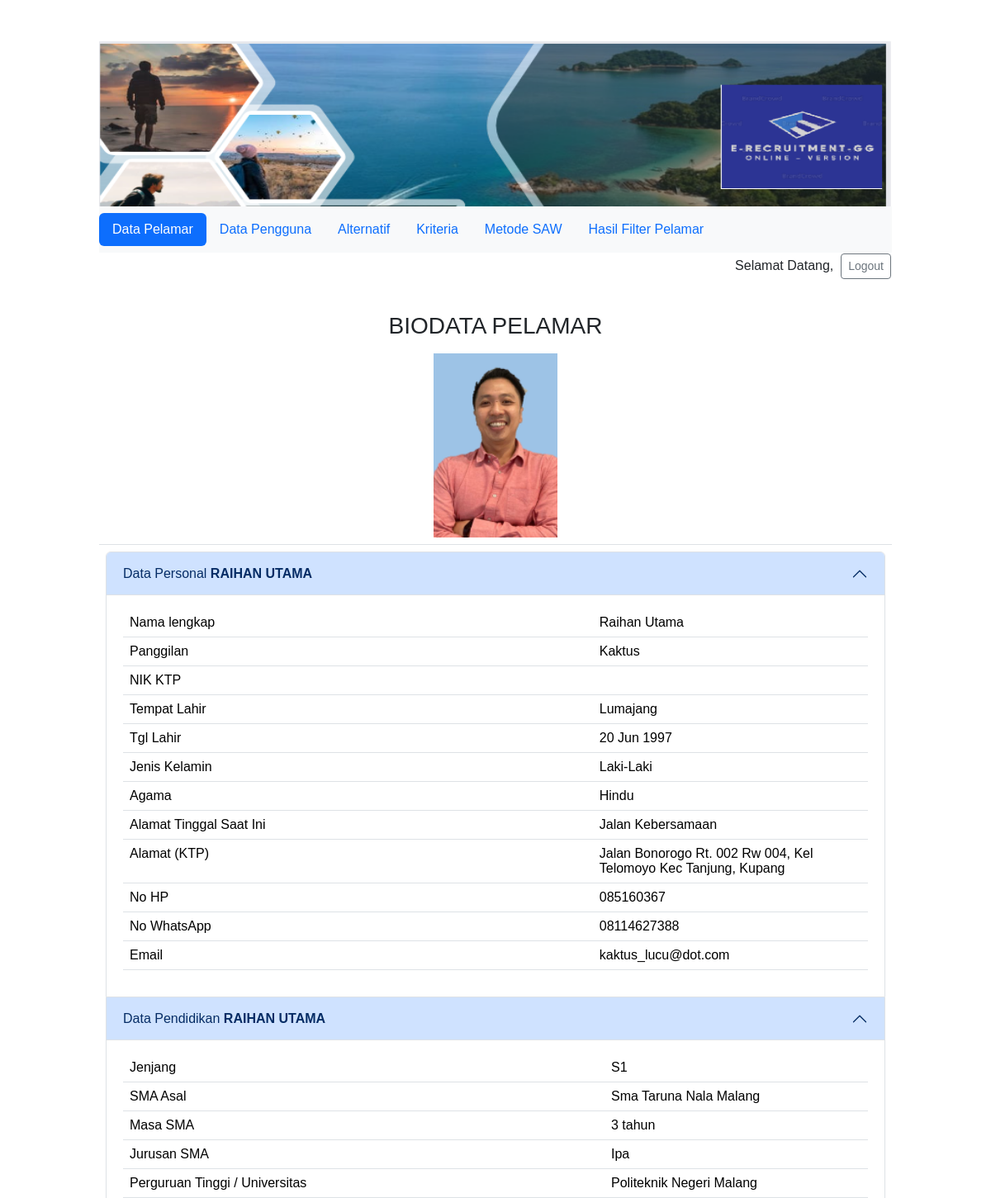
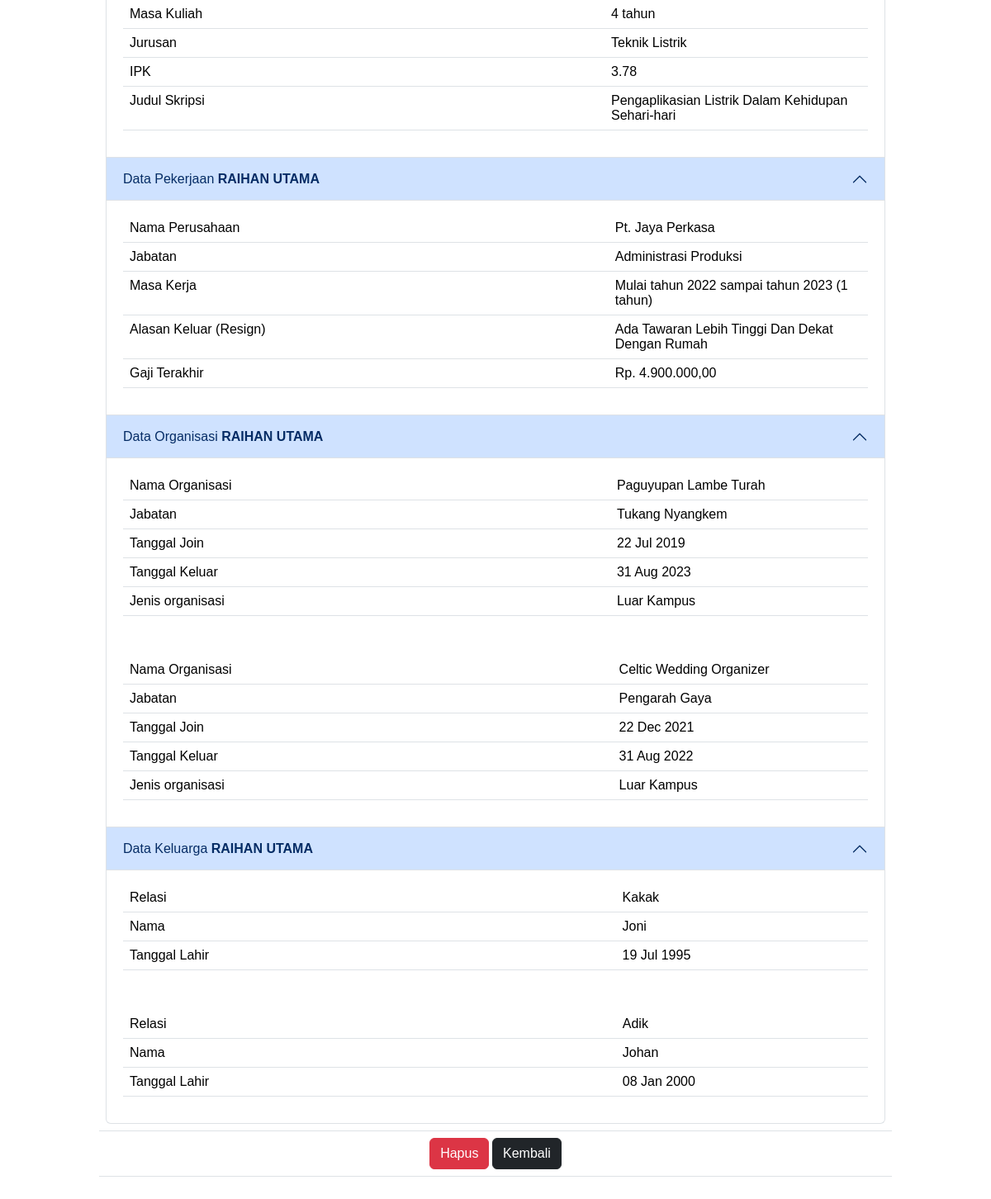
/admin/details_admin.php?id=2, run on the app's committed database (2 pictures, top to bottom).
### tables this page shows
CREATE TABLE `tb_pendidikan` (
  `id_pelamar` int(11) NOT NULL,
  `id_pendidikan` int(11) NOT NULL,
  `sma` varchar(100) NOT NULL,
  `awal_sma` year(4) NOT NULL,
  `lulus_sma` year(4) NOT NULL,
  `jurusan_sma` varchar(6) NOT NULL,
  `jenjang_pendidikan` varchar(5) NOT NULL,
  `universitas` varchar(100) NOT NULL,
  `awal_kuliah` year(4) NOT NULL,
  `lulus_kuliah` year(4) NOT NULL,
  `jurusan_kuliah` varchar(250) NOT NULL,
  `ipk` varchar(4) NOT NULL,
  `judul_skripsi` varchar(250) NOT NULL
);

CREATE TABLE `tb_pelamar` (
  `id_pelamar` int(11) NOT NULL,
  `nama` varchar(200) NOT NULL,
  `panggilan` varchar(200) NOT NULL,
  `templahir` varchar(100) NOT NULL,
  `tgllahir` date NOT NULL,
  `jenis_kelamin` varchar(1) NOT NULL,
  `agama` varchar(9) NOT NULL,
  `alamat_tinggal` varchar(150) NOT NULL,
  `alamat_ktp` varchar(150) NOT NULL,
  `hp` varchar(13) NOT NULL,
  `wa` varchar(13) NOT NULL,
  `email` varchar(100) NOT NULL,
  `foto` varchar(100) NOT NULL
);

CREATE TABLE `tb_pekerjaan` (
  `id_pelamar` int(11) NOT NULL,
  `id_pekerjaan` int(11) NOT NULL,
  `nama_perusahaan` varchar(100) NOT NULL,
  `jabatan` varchar(100) NOT NULL,
  `tahun_masuk` year(4) NOT NULL,
  `tahun_keluar` year(4) NOT NULL,
  `gaji_terakhir` varchar(10) NOT NULL,
  `alasan_keluar` varchar(100) NOT NULL
);

CREATE TABLE `tb_organisasi` (
  `id_pelamar` int(11) NOT NULL,
  `id_organisasi` int(11) NOT NULL,
  `nama_organisasi` varchar(250) NOT NULL,
  `jabatan` varchar(250) NOT NULL,
  `tanggal_masuk` date NOT NULL COMMENT 'tanggal menjabat di organisasi',
  `tanggal_keluar` date NOT NULL COMMENT 'tanggal akhir menjabat di organisasi',
  `jenis_organisasi` varchar(15) NOT NULL COMMENT 'luar kampus / dalam kampus'
);

CREATE TABLE `tb_keluarga` (
  `id_pelamar` int(11) NOT NULL,
  `id_keluarga` int(11) NOT NULL,
  `nama` varchar(200) NOT NULL,
  `relasi` varchar(10) NOT NULL,
  `tanggal_lahir` date DEFAULT NULL
);

### admin/details_admin.php (the view, shortened to what the rows shown need)
<?php
include_once("../koneksi.php");
$id = $_GET['id'];
$query="SELECT * FROM tb_pelamar L, tb_pendidikan P WHERE L.id_pelamar = '$id' AND P.id_pelamar = '$id' GROUP BY P.id_pelamar";
$hasil=mysqli_query($conn,$query);
$querykel="SELECT * FROM tb_keluarga WHERE id_pelamar = '$id' ORDER BY id_keluarga ASC";
$hasilkel=mysqli_query($conn,$querykel);
$queryorg="SELECT * FROM tb_organisasi WHERE id_pelamar = '$id' ORDER BY id_organisasi ASC";
$hasilorg=mysqli_query($conn,$queryorg);
$queryker="SELECT * FROM tb_pekerjaan WHERE id_pelamar = '$id' ORDER BY id_pekerjaan ASC";
$hasilker=mysqli_query($conn,$queryker);
?>
<html>
  <head>
    <link href="../css/bootstrap.min.css" rel="stylesheet">
  </head>
  <body>
    <div class="wrap">
<br><br><br>
<table border = "0" style = "font-size:small;" width = "950px" align="center" class="table">
    <?php
        while($data=mysqli_fetch_array($hasil)) {
    ?>
    <tr>
    	<td align ="center" colspan = "2"><img src="../img/<?php echo $data['foto'];?>" width="150"></td>
    </tr>
<tr>
    <td style="width: 874px">
    <div class="accordion" id="accordionExample">
        <div class="accordion-item" align="center">
            <h2 class="accordion-header">
            <button class="accordion-button" type="button" data-bs-toggle="collapse" data-bs-target="#collapseOne" aria-expanded="true" aria-controls="collapseOne" style="left: 0px; top: 0px; width: 100%">Data Personal&nbsp;<strong><?=strtoupper($data['nama'])?></strong></button></h2>
            <div id="collapseOne" class="accordion-collapse collapse show" data-bs-parent="#accordionExample">
                <div class="accordion-body">
                    <table border="0" width="100%" class="table">
                    <tr>
                        <td style="width: 874px">Nama lengkap </td>
                        <td style="width: 435px"><?php echo ucwords(strtolower($data['nama']));?> </td>
                    </tr>
                    <tr>
                          <td style="width: 874px">Panggilan</td>
                          <td style="width: 435px"><?php echo ucwords(strtolower($data['panggilan']));?></td>
                    </tr>
                    <tr>
                          <td style="width: 874px">NIK KTP</td>
                          <td style="width: 435px"><?=$data['nik_ktp']?></td>
                    </tr>
                     <tr>
					     <td style="width: 874px">Tempat Lahir</td>
					     <td style="width: 435px"><?php echo ucwords(strtolower($data['templahir']));?></td>
				    </tr>
				    <tr>
				        <td style="width: 874px">Tgl Lahir</td>
				        <td style="width: 435px"><?php echo date("d M Y", strtotime($data['tgllahir']));?></td>
				    </tr>
                    <tr>
                        <td style="width: 874px">Jenis Kelamin</td>
                        <td style="width: 435px"><?php if ($data['jenis_kelamin'] == "l") {echo "Laki-Laki";}else { echo "Perempuan";}?></td>
                    </tr>
                    <tr>
                        <td style="width: 874px">Agama</td>
                        <td style="width: 435px"><?php echo ucwords(strtolower($data['agama']));?></td>
                    </tr>
				    <tr>
				        <td style="width: 874px">Alamat Tinggal Saat Ini</td>
				        <td style="width: 435px"><?php echo ucwords(strtolower($data['alamat_tinggal']));?></td>
				    </tr>
				    <tr>
				        <td style="width: 874px">Alamat (KTP)</td>
				        <td style="width: 435px"><?php echo ucwords(strtolower($data['alamat_ktp']));?></td>
				    </tr>
				    <tr>
				        <td style="width: 874px">No HP</td>
				        <td style="width: 435px"><?php echo ucwords(strtolower($data['hp']));?></td>
				    </tr>
				    <tr>
				        <td style="width: 874px">No WhatsApp</td>
				        <td style="width: 435px"><?php echo ucwords(strtolower($data['wa']));?></td>
				    </tr>
				    <tr>
				        <td style="width: 874px">Email</td>
				         <td style="width: 435px"><?php echo $data['email'];?></td>
				    </tr>
                </table>
                </div>
            </div>
        </div>
        <div class="accordion-item" align="center">
            <h2 class="accordion-header">
            <button class="accordion-button" type="button" data-bs-toggle="collapse" data-bs-target="#collapseTwo" aria-expanded="false" aria-controls="collapseTwo">Data Pendidikan&nbsp;<strong><?=strtoupper($data['nama'])?></strong></button></h2>
            <div id="collapseTwo" class="accordion-collapse collapse show" data-bs-parent="#accordionExample">
                <div class="accordion-body">
                    <table border="0" width="100%" class="table">
                    <tr>
				        <td style="width: 874px">Jenjang</td>
				        <td style="width: 435px"><?php echo ucwords(strtolower($data['jenjang_pendidikan']));?></td>
				    </tr>
                    <tr>
                        <td style="width: 874px">SMA Asal</td>
                        <td style="width: 435px"><?php echo ucwords(strtolower($data['sma']));?></td>
                    </tr>
                    <tr>
                        <td style="width: 874px">Masa SMA</td>
                        <td style="width: 435px"><?php echo $data['lulus_sma']-$data['awal_sma']." tahun";?></td>
                    </tr>
                    <tr>
                        <td style="width: 874px">Jurusan SMA</td>
                        <td style="width: 435px"><?php echo ucwords(strtolower($data['jurusan_sma']));?></td>
                    </tr>
				    <tr>
				        <td style="width: 874px">Perguruan Tinggi / Universitas</td>
				         <td style="width: 435px"><?php echo ucwords(strtolower($data['universitas']));?></td>
				    </tr>
                        <tr>
                        <td style="width: 874px">Masa Kuliah</td>
                        <td style="width: 435px"><?php echo $data['lulus_kuliah']-$data['awal_kuliah']." tahun";?></td>
                    </tr>
				    <tr>
				        <td style="width: 874px">Jurusan</td>
				        <td style="width: 435px"><?php echo ucwords(strtolower($data['jurusan_kuliah']));?></td>
				    </tr>
				    <tr>
				        <td style="width: 874px">IPK</td>
				     	<td style="width: 435px"><?php echo $data['ipk'];?></td>
				    </tr>
				    <tr>
				        <td style="width: 874px">Judul Skripsi</td>
				     	<td style="width: 435px"><?php echo ucwords(strtolower($data['judul_skripsi']));?></td>
				    </tr>
                    </table>
                </div>
            </div>
        </div>
        <div class="accordion-item" align="center">
            <h2 class="accordion-header">
            <button class="accordion-button" type="button" data-bs-toggle="collapse" data-bs-target="#collapseThree" aria-expanded="false" aria-controls="collapseThree">Data Pekerjaan&nbsp;<strong><?=strtoupper($data['nama'])?></strong></button></h2>
            <?php
            if (!mysqli_num_rows($hasilker)) {?>
                <div id="collapseThree" class="accordion-collapse collapse show" data-bs-parent="#accordionExample">
                <div class="accordion-body">
                    <table border="0" width="100%" class="table">
                    <tr>
                        <td colspan = "2">Tidak Ada Data Pekerjaan</td>
                    </tr>
                </table>
                </div>
                </div>
            <?php
            }
            else
            {
                while($dataker=mysqli_fetch_array($hasilker))
                {
            ?>
            <div id="collapseThree" class="accordion-collapse collapse show" data-bs-parent="#accordionExample">
                <div class="accordion-body">
                    <table border="0" width="100%" class="table">
                    <tr>
                        <td style="width: 874px">Nama Perusahaan</td>
                        <td style="width: 435px"><?php echo ucwords(strtolower($dataker['nama_perusahaan']));?></td>
                    </tr>
                    <tr>
                        <td style="width: 874px">Jabatan</td>
                        <td style="width: 435px"><?php echo ucwords(strtolower($dataker['jabatan']));?></td>
                    </tr>
                    <tr>
                        <td style="width: 874px">Masa Kerja</td>
                        <td style="width: 435px"><?php echo "Mulai tahun ".$dataker['tahun_masuk']." sampai tahun ".$dataker['tahun_keluar']. " (".$dataker['tahun_keluar']-$dataker['tahun_masuk']." tahun)";?></td>
                    </tr>
                    <tr>
                        <td style="width: 874px">Alasan Keluar (Resign)</td>
                        <td style="width: 435px"><?php echo ucwords(strtolower($dataker['alasan_keluar']));?></td>
                    </tr>
                    <tr>
                        <td style="width: 874px">Gaji Terakhir</td>
                        <td style="width: 435px"><?php echo "Rp. ".number_format($dataker['gaji_terakhir'],2,",",".");?></td>
                    </tr>
                    </table>
                </div>
            </div><?php } }?>
        </div>
        <div class="accordion-item" align="center">
            <h2 class="accordion-header">
            <button class="accordion-button" type="button" data-bs-toggle="collapse" data-bs-target="#collapseFour" aria-expanded="false" aria-controls="collapseFour">Data Organisasi&nbsp;<strong><?=strtoupper($data['nama'])?></strong></button></h2>
            <?php
            if (!mysqli_num_rows($hasilorg)) {?>
                <div id="collapseFour" class="accordion-collapse collapse show" data-bs-parent="#accordionExample">
                <div class="accordion-body">
                    <table border="0" width="100%" class="table">
                    <tr>
                        <td colspan = "2">Tidak Ada Data Organisasi</td>
                    </tr>
                </table>
                </div>
                </div>
            <?php }
            else
            {
                while($dataorg=mysqli_fetch_array($hasilorg)) {
            ?>
            <div id="collapseFour" class="accordion-collapse collapse show" data-bs-parent="#accordionExample">
                <div class="accordion-body">
                    <table border="0" width="100%" class="table">
                    <tr>
                        <td style="width: 874px">Nama Organisasi</td>
                        <td style="width: 435px"><?php echo ucwords(strtolower($dataorg['nama_organisasi']));?></td>
                    </tr>
                    <tr>
                        <td style="width: 874px">Jabatan</td>
                        <td style="width: 435px"><?php echo ucwords(strtolower($dataorg['jabatan']));?></td>
                    </tr>
                    <tr>
                        <td style="width: 874px">Tanggal Join</td>
                        <td style="width: 435px"><?php echo date("d M Y", strtotime($dataorg['tanggal_masuk']));?></td>
                    </tr>
                    <tr>
                        <td style="width: 874px">Tanggal Keluar</td>
                        <td style="width: 435px"><?php echo date("d M Y", strtotime($dataorg['tanggal_keluar']));?></td>
                    </tr>
                    <tr>
                        <td style="width: 874px">Jenis organisasi</td>
                        <td style="width: 435px"><?php echo ucwords(strtolower(str_replace("_"," ",$dataorg['jenis_organisasi'])));?></td>
                    </tr>
                    </table>
                </div>
            </div><?php } }?>
        </div>
        <div class="accordion-item" align="center">
            <h2 class="accordion-header">
            <button class="accordion-button" type="button" data-bs-toggle="collapse" data-bs-target="#collapseFive" aria-expanded="false" aria-controls="collapseFive">Data Keluarga&nbsp;<strong><?=strtoupper($data['nama'])?></strong></button></h2>
            <?php
            if (!mysqli_num_rows($hasilkel)) {?>
                <div id="collapseFive" class="accordion-collapse collapse show" data-bs-parent="#accordionExample">
                <div class="accordion-body">
                    <table border="0" width="100%" class="table">
                    <tr>
                        <td colspan = "2">Tidak Ada Data Keluarga</td>
                    </tr>
                </table>
            <?php }
            else
            {
                while($datakel=mysqli_fetch_array($hasilkel)) {
            ?>
            <div id="collapseFive" class="accordion-collapse collapse show" data-bs-parent="#accordionExample">
                <div class="accordion-body">
                    <table border="0" width="100%" class="table">
                    <tr>
                        <td style="width: 874px">Relasi</td>
                        <td style="width: 435px"><?php echo ucwords(strtolower($datakel['relasi']));?></td>
                    </tr>
                    <tr>
                        <td style="width: 874px">Nama</td>
                        <td style="width: 435px"><?php echo ucwords(strtolower($datakel['nama']));?></td>
                    </tr>
                    <tr>
                        <td style="width: 874px">Tanggal Lahir</td>
                        <td style="width: 435px"><?php echo date("d M Y", strtotime($datakel['tanggal_lahir']));?></td>
                    </tr>
                    </table>
                </div>
            </div><?php } }?>
        </div>
    </div>
	</td>
    <tr>
    <td colspan = "2" align = "center">
        <a href="" class="btn btn-danger" data-bs-toggle="modal" data-bs-target="#staticBackdrop"> Hapus </a>
         <a class="btn btn-dark" onclick="location.href='home_admin.php'">Kembali</a></td>
    </tr>
</table>
<?php }?>
</body>
</html>

### data on the page
tb_pendidikan: id_pelamar.foto (picture), id_pelamar.nama "RAIHAN UTAMA", id_pelamar.nama "Raihan Utama", id_pelamar.panggilan "Kaktus", id_pelamar.templahir "Lumajang", id_pelamar.tgllahir "20 Jun 1997", id_pelamar.agama "Hindu", id_pelamar.alamat_tinggal "Jalan Kebersamaan", id_pelamar.alamat_ktp "Jalan Bonorogo Rt. 002 Rw 004, Kel Telomoyo Kec Tanjung, Kupang", id_pelamar.hp "085160367", id_pelamar.wa "08114627388", id_pelamar.email "kaktus_lucu@dot.com", jenjang_pendidikan "S1", sma "Sma Taruna Nala Malang", $data['lulus_sma']-$data['awal_sma'] "3", jurusan_sma "Ipa", universitas "Politeknik Negeri Malang", $data['lulus_kuliah']-$data['awal_kuliah'] "4", jurusan_kuliah "Teknik Listrik", ipk "3.78", judul_skripsi "Pengaplikasian Listrik Dalam Kehidupan Sehari-hari"
tb_pekerjaan: nama_perusahaan "Pt. Jaya Perkasa", jabatan "Administrasi Produksi", tahun_masuk "2022", tahun_keluar "2023", $dataker['tahun_keluar']-$dataker['tahun_masuk'] "1", alasan_keluar "Ada Tawaran Lebih Tinggi Dan Dekat Dengan Rumah", gaji_terakhir "4.900.000,00"
tb_organisasi: nama_organisasi "Paguyupan Lambe Turah", jabatan "Tukang Nyangkem", tanggal_masuk "22 Jul 2019", tanggal_keluar "31 Aug 2023", jenis_organisasi "Luar Kampus"
tb_organisasi: nama_organisasi "Celtic Wedding Organizer", jabatan "Pengarah Gaya", tanggal_masuk "22 Dec 2021", tanggal_keluar "31 Aug 2022", jenis_organisasi "Luar Kampus"
tb_keluarga: relasi "Kakak", nama "Joni", tanggal_lahir "19 Jul 1995"
tb_keluarga: relasi "Adik", nama "Johan", tanggal_lahir "08 Jan 2000"
